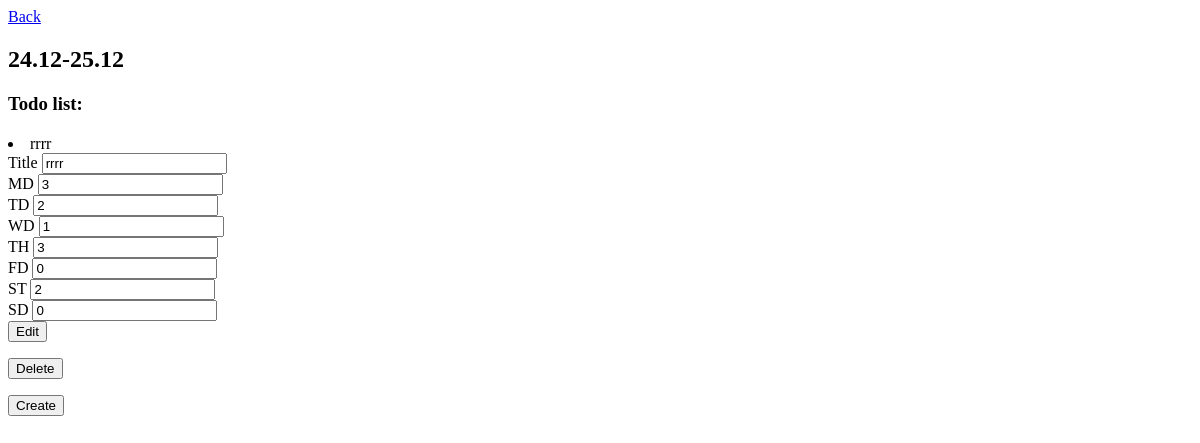
Page /week/1 (signed in) on the earlier database version.
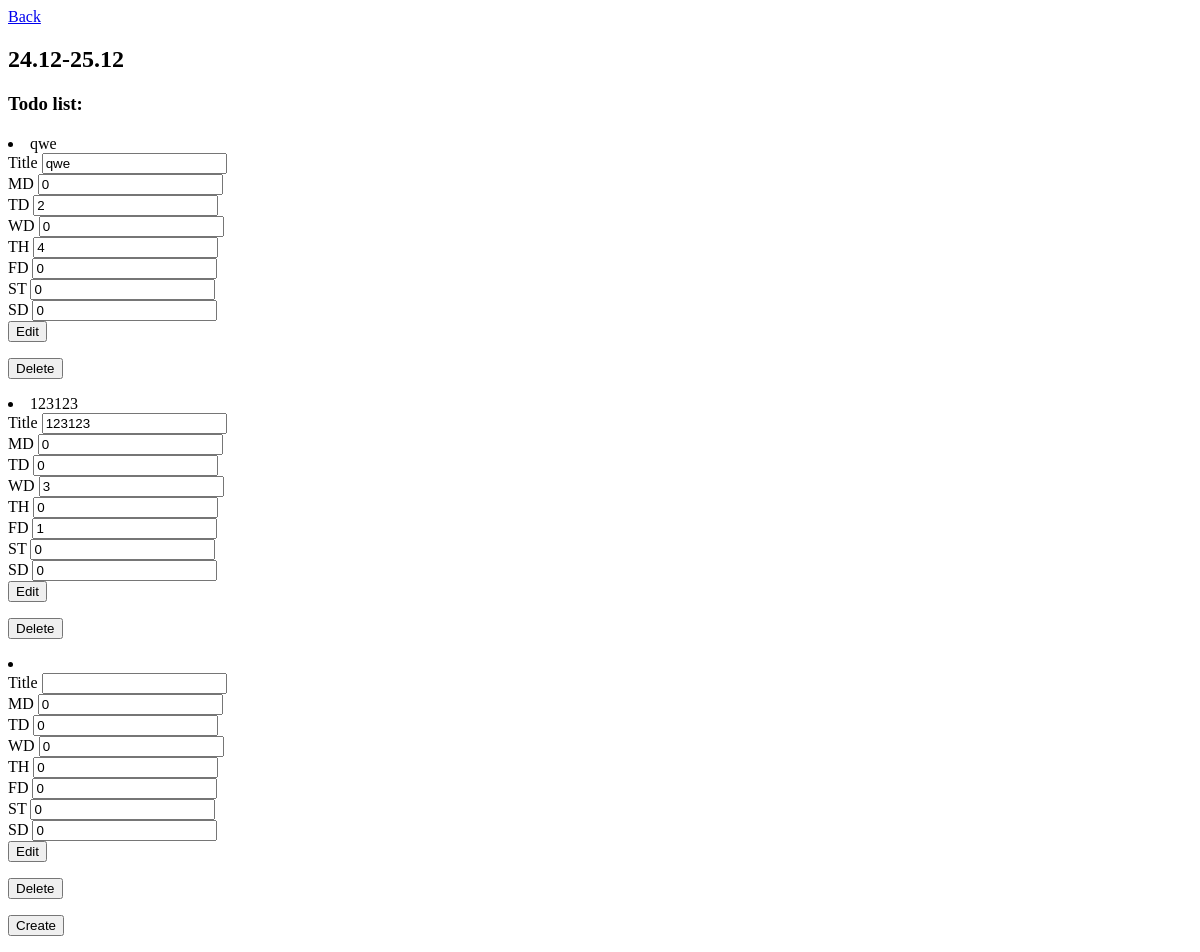
Same page on the later database version.
### todo/models.py (models this page shows, shortened)
class Week(models.Model):
    title = models.CharField(max_length=100)
    user = models.ForeignKey(User, on_delete=models.CASCADE)
    archived = models.BooleanField(default=0)

class Todo(models.Model):
    title = models.CharField(max_length=100)
    md = models.IntegerField(default=0)
    td = models.IntegerField(default=0)
    wd = models.IntegerField(default=0)
    th = models.IntegerField(default=0)
    fr = models.IntegerField(default=0)
    st = models.IntegerField(default=0)
    sd = models.IntegerField(default=0)
    week = models.ForeignKey(Week, on_delete=models.CASCADE)
    def __str__(self):
        return self.title

### todo/views.py (the view)
# urls.py: path('week/<int:week_pk>', todo_views.week_show, name='week_show'),
@login_required
def week_show(request, week_pk):
    current_week = get_object_or_404(Week, pk=week_pk, user=request.user)
    todo_list = Todo.objects.filter(week=week_pk)
    form = TodoTodoForm()
    context = {'week': current_week, 'todo_list': todo_list, 'form': form}
    return render(request, 'todo/week_show.html', context=context)

### todo/forms.py
class TodoTodoForm(ModelForm):
    class Meta:
        model = Todo
        fields = ['id', 'title', 'md', 'td', 'wd', 'th', 'fr', 'st', 'sd']

### todo/templates/todo/week_show.html (shortened to what this page needs)
<a href="{% url 'week_list' %}">Back</a>
<h2>{{ week.title }}</h2>
<h3>Todo list:</h3>
    {% for todo in todo_list %}
        <li>{{ todo }}</li>
        <form method="POST" action="{% url 'todo_edit' week.id todo.id %}">
            Title
            <input type="text" name="title" value="{{ todo.title }}" maxlength="100" required="" id="id_title">
            <br>
            MD
            <input type="number" name="md" value="{{ todo.md }}" required="" id="id_md">
            <br>
            TD
            <input type="number" name="td" value="{{ todo.td }}" required="" id="id_td">
            <br>
            WD
            <input type="number" name="wd" value="{{ todo.wd }}" required="" id="id_wd">
            <br>
            TH
            <input type="number" name="th" value="{{ todo.th }}" required="" id="id_th">
            <br>
            FD
            <input type="number" name="fr" value="{{ todo.fr }}" required="" id="id_fr">
            <br>
            ST
            <input type="number" name="st" value="{{ todo.st }}" required="" id="id_st">
            <br>
            SD
            <input type="number" name="sd" value="{{ todo.sd }}" required="" id="id_sd">
            <br>
            <button type="submit">Edit</button>
        </form>
        <form method="POST" action="{% url 'delete_todo' week.id todo.id %}">
            <button type="submit">Delete</button>
        </form>
    {% endfor %}
<form method="POST" action="{% url 'create_todo' week.id %}">
    <button type="submit">Create</button>
</form>

Differences in the rows shown:
removed Todo: title "rrrr", md "3", td "2", wd "1", th "3", fr "0", st "2", sd "0"
added Todo: title "qwe", md "0", td "2", wd "0", th "4", fr "0", st "0", sd "0"
added Todo: title "123123", md "0", td "0", wd "3", th "0", fr "1", st "0", sd "0"
added Todo: md "0", td "0", wd "0", th "0", fr "0", st "0", sd "0"
